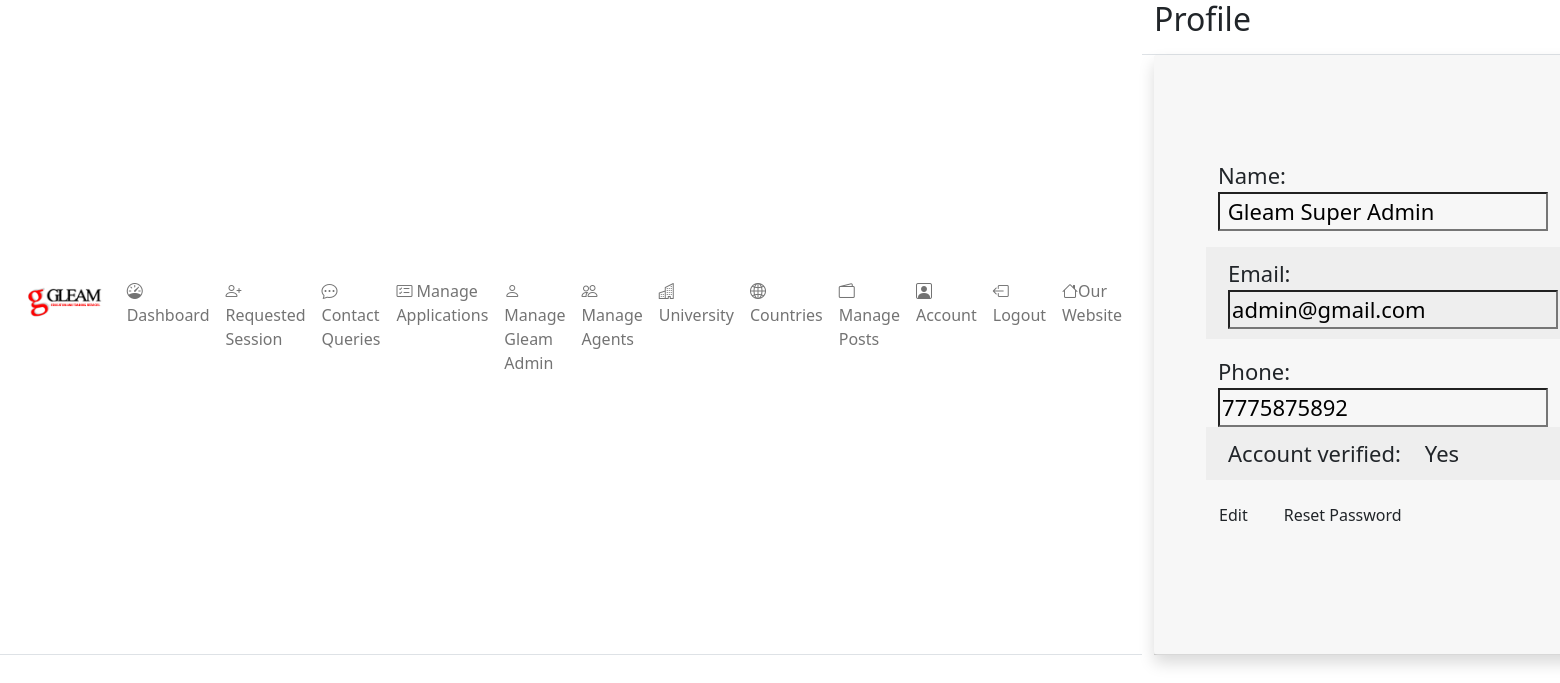
Screenshot of /frontend/admin/profile.php (signed in) with the database file from the repository.
### tables this page shows
CREATE TABLE `users` (
  `id` int(11) NOT NULL,
  `name` text DEFAULT NULL,
  `email` varchar(50) NOT NULL,
  `phone` bigint(15) NOT NULL,
  `password` varchar(100) NOT NULL,
  `is_admin` int(11) NOT NULL DEFAULT 0 COMMENT '0-student, 1-admin,2-agent, 3-gleam admin',
  `verification_code` text DEFAULT NULL,
  `forgot_token` text DEFAULT NULL,
  `verified` int(10) NOT NULL DEFAULT 0 COMMENT '0-No, 1-Yes',
  `user_block` int(10) NOT NULL DEFAULT 0 COMMENT '0-unblock, 1-block',
  `created_at` timestamp NOT NULL DEFAULT current_timestamp(),
  `updated_at` timestamp NULL DEFAULT NULL ON UPDATE current_timestamp(),
  `deleted_at` timestamp NULL DEFAULT NULL
);

### frontend/admin/profile.php (the view, shortened to what this page needs)
<?php
    include("../../backend/config.php");
    if (!isset($_SESSION["is_admin"])) {
        header("location: ./login.php");
    }
    else{
        $stmt="SELECT * FROM users WHERE id=(?) AND is_admin=(?) LIMIT 1";
        $sql=mysqli_prepare($conn, $stmt);
        $is_admin=1;
        mysqli_stmt_bind_param($sql,"ii",$_SESSION["admin_id"],$is_admin);
        $result=mysqli_stmt_execute($sql);
        if (!empty($result) && isset($result)){
            $data= mysqli_stmt_get_result($sql);
            $row=mysqli_fetch_array($data);
                ?>
                <?php
        }
    }
?>
<!DOCTYPE html>
<html lang="en">
<head>
<?php require('./admin_components/header_links.php'); ?>
</head>
<body>
    <div class="d-flex flex-column flex-lg-row h-lg-full bg-surface-secondary">
        <?php require('./admin_components/side_bar.php'); ?>
        <div class="h-screen flex-grow-1 overflow-y-lg-auto">
            <header class="bg-surface-primary border-bottom pt-6">
                <div class="container-fluid">
                    <div class="mb-npx">
                        <div class="row align-items-center">
                            <div class="col-sm-6 col-8 mb-4 mb-sm-0">
                                <h1 class="h2 mb-0 ls-tight mb-3">Profile</h1>
                            </div>
                        </div>
                    </div>
                </div>
            </header>
            <main class="py-6 bg-surface-secondary">
                <div class="container-fluid">
                    <div class="card shadow border-0 mb-7">
                        <div class="card-header">
                        <div class="container-fluid p-sm-5 my-5" style="font-size: 22px;">
                            <form action="../../backend/admin/updated_details.php" method="post">
                                <div class="row mb-3">
                                    <div class="col-auto text-center">
                                        Name:
                                    </div>
                                    <div class="col-auto">
                                       <input type="text" id="username" readonly style="background-color: transparent; outline: none;"
                                       name="name" value=" <?php echo $row["name"];?>">
                                    </div>
                                </div>
                                <div class="row mb-3" style="background-color: #EEEEEE; padding: 10px;">
                                    <div class="col-auto text-center">
                                        Email:
                                    </div>
                                    <div class="col-auto" style="min-width: fit-content;">
                                        <input type="email" style="background-color: transparent; outline: none;" name="email" readonly value="<?php echo $row["email"];?>">
                                    </div>
                                </div>
                                <div class="row mb-v">
                                    <div class="col-auto text-center">
                                        Phone:
                                    </div>
                                    <div class="col-auto">
                                        <input type="tel" id="userphone" readonly minlength="10" style="background-color: transparent; outline: none;" name="phone" value="<?php echo $row['phone'];?>">
                                    </div>
                                </div>
                                <div class="row mb-3" style="background-color: #EEEEEE; padding: 10px;">
                                    <div class="col-auto text-center">
                                        Account verified:
                                    </div>
                                    <div class="col-auto">
                                        <?php echo $row['verified']==1?"Yes":"No";?>
                                    </div>
                                </div>
                                <div class="row mb-3">
                                    <button class="btn btn-neutral col-auto" style="margin-right: 10px;" onclick="make_editable()" type="button" id="editbtn">Edit</button>
                                    <a class="btn btn-neutral col-auto" href="../enter_mail.php" id="resetbtn">Reset Password</a>
                                </div>
                            </form>
                        </div>
                        </div>
                    </div>
                </div>
            </main>
        </div>
    </div>
</body>
</html>

### rows the page displays
users: name "Gleam Super Admin", email "admin@gmail.com", phone "7775875892"
